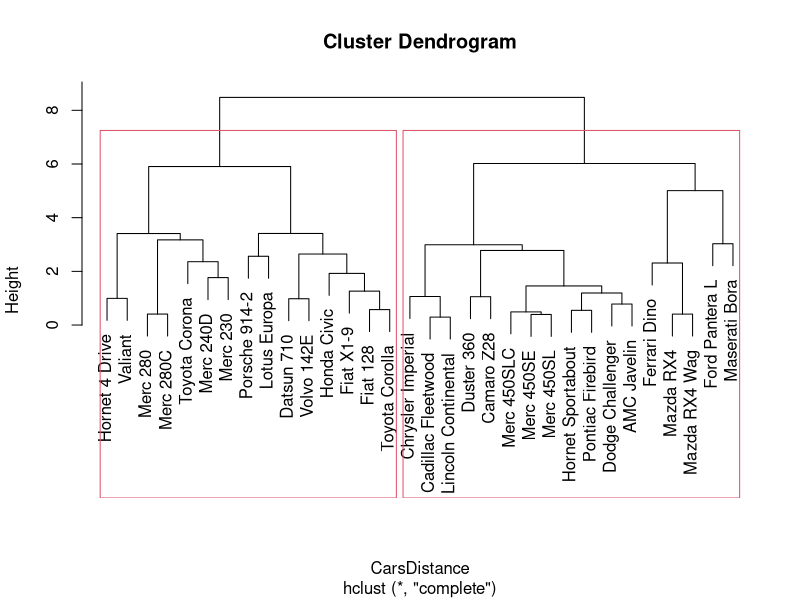

R code for this plot:
#Clear Workspace (This is not necessary but is always a good idea)
rm(list=ls())

#Load MT Cars dataset.  This dataset comes with R so you do not need to download from elsewhere
data(mtcars)

#Standardise Data with scale function.  Note that I store the output into a new
#variable called "CarsScaled".  This is the input to my next step
CarsScaled<-scale(mtcars)

#Find the distances between the standardised observations using the dist function.  Again
#the output is stored into a new variable since this is used as an input to the next step
CarsDistance<-dist(CarsScaled,method = "euclidean")

#Apply clustering to the distance matrix using the hclust function with Complete Linkage Method
#The output is stored into a hclust object
CarsCluster<-hclust(CarsDistance,method = "complete")
#Plot a Dendrogram
plot(CarsCluster)

#Place red boxes around the two cluster solution of the Dendrogram
rect.hclust(CarsCluster,k=2)

#Extract Cluster Membership and store into a vector
MemberCluster<-cutree(CarsCluster,k=2)

